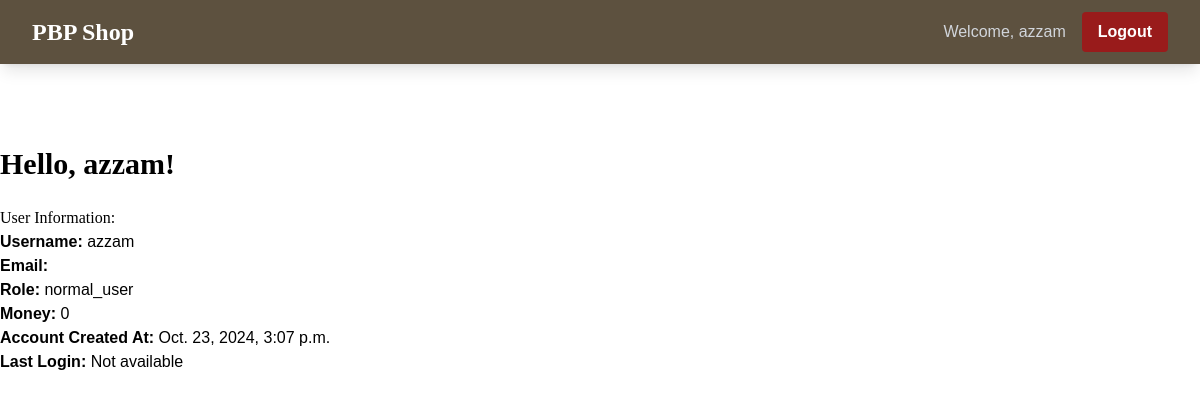
/ (signed in), run on an earlier commit of the app's database.
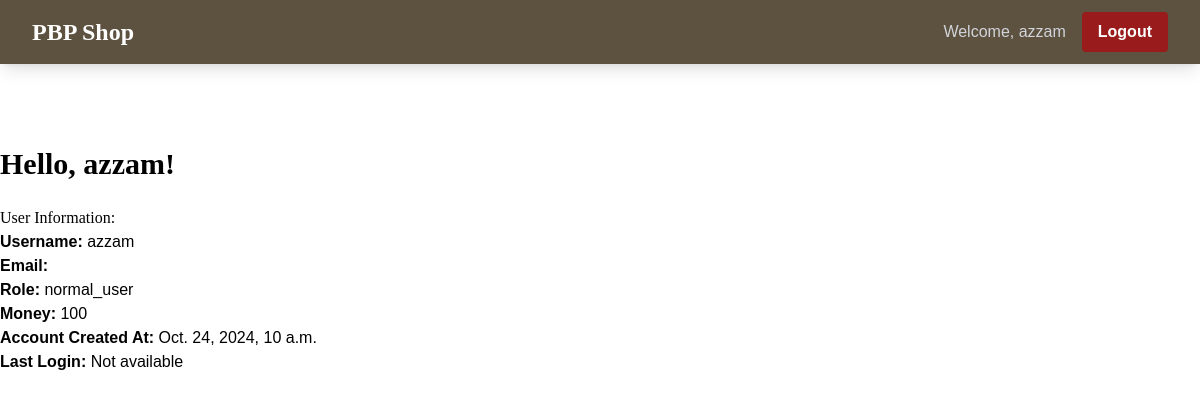
And on a later commit of the database.
### main/models.py (models this page shows, shortened)
class User(AbstractUser):
    ROLE_CHOICES = [
        ('normal_user', 'Normal User'),
        ('shop_owner', 'Shop Owner'),
    ]
    role = models.CharField(max_length=20, choices=ROLE_CHOICES, default='normal_user')
    money = models.IntegerField(default=0)  # Add the money field
    created_at = models.DateTimeField(auto_now_add=True)
    objects = CustomUserManager()

### main/views.py (the view)
# urls.py: path('', show_main, name='show_main'),
@login_required(login_url='/login')
def show_main(request):
    context = {
        'username': request.user.username,
        'email': request.user.email,
        'role': request.user.role,
        'money': request.user.money,
        'created_at': request.user.created_at,
        'last_login': request.COOKIES.get('last_login', 'Not available'),  # Safely get the cookie
    }
    return render(request, "main.html", context)

### main/templates/main.html (shortened to what this page needs)
{% extends 'base.html' %}
{% load static %}
{% block content %}
  <div class="flex flex-col ">
      <h1 class="text-3xl font-bold">Hello, {{ username }}!</h1>
      <div>
          <br>
          <h2>User Information:</h2>
          <ul>
              <li><strong>Username:</strong> {{ username }}</li>
              <li><strong>Email:</strong> {{ email }}</li>
              <li><strong>Role:</strong> {{ role }}</li>
              <li><strong>Money:</strong> {{ money }}</li>
              <li><strong>Account Created At:</strong> {{ created_at }}</li>
              <li><strong>Last Login:</strong> {{ last_login }}</li>
          </ul>
      </div>
  </div>
{% endblock content %}

### templates/base.html (shortened to what this page needs)
{% load static %}
<!DOCTYPE html>
<html lang="en">
  <head>
    <script src="https://cdn.tailwindcss.com"></script>
    <link rel="stylesheet" href="{% static 'css/global.css' %}"/>
  </head>
  <body>
    <div class="flex flex-col">
      {% include 'navbar.html' %}
      <div class="min-h-screen pt-[114px] lg:pt-[146px]">
        {% block content %} {% endblock content %}
      </div>
    </div>
  </body>
</html>

### templates/navbar.html (shortened to what this page needs)
<nav class="bg-secondary shadow-lg fixed top-0 left-0 z-40 w-screen">
    <div class="max-w-7xl mx-auto px-4 sm:px-6 lg:px-8">
      <div class="flex items-center justify-between h-16">
        <div class="flex items-center">
          <a href="/">
            <h1 class="text-2xl font-bold text-center text-white">PBP Shop</h1>
          </a>
        </div>
        <div class="hidden md:flex items-center">
          {% if user.is_authenticated %}
            <span class="text-gray-300 mr-4">Welcome, {{ user.username }}</span>
            <a href="{% url 'main:logout' %}" class="text-center bg-red-800 hover:bg-red-900 text-white font-bold py-2 px-4 rounded transition duration-300">
              Logout
            </a>
          {% endif %}
        </div>
      </div>
    </div>
  </nav>

### static/css/global.css (style rules this page uses)
:root { --primary: #eae0d5; --primary-color: #23323c; --secondary-color: #5d513f; --highlight-color: #c6ad8f; --muted-color: #ebe0d6; }
h1, h2, h3 { font-family: "Cormorant Garamond", serif; }
p, span, div { font-family: "Source Sans Pro", sans-serif; }
.bg-secondary { background-color: var(--secondary-color); }

What changed in the data, as far as the page shows it:
changed User "azzam": created_at "Oct. 23, 2024, 3:07 p.m." → "Oct. 24, 2024, 10 a.m."
Also different on the page:
{{ money }}: "0" → "100"
